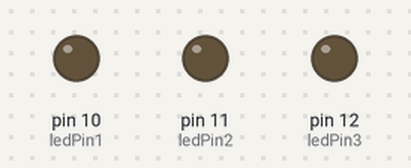
This sketch was run on a simulated Arduino Uno, built with avr-gcc and run on an emulated ATmega328P. On the bench: output pins drawn as LEDs (lit = HIGH).

Above: at 0.05 s.
At 0.4 s:
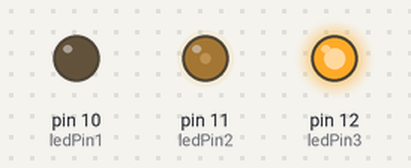
At 0.8 s:
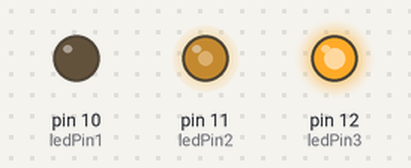
At 1.55 s:
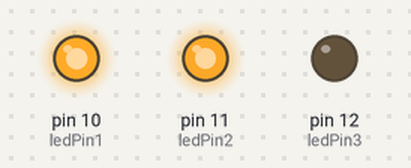
At 2.2 s:
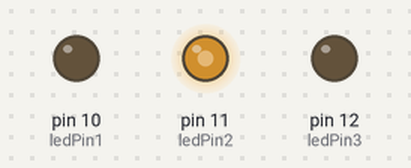
At 3.05 s:
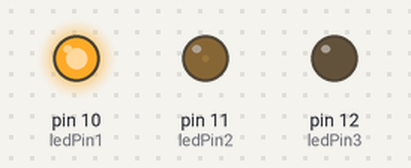
Timing chart, 0 to 7.0 s (numbered marks = the images above):
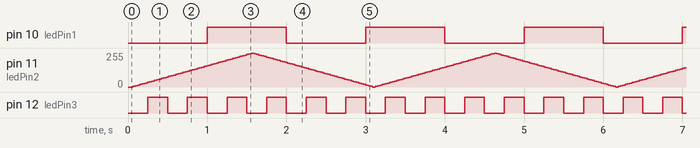

The sketch:

Millis_Es.ino
```cpp
const int ledPin1 = 10;
const int ledPin2 = 11;
const int ledPin3 = 12;

unsigned long previousMillis1 = 0;
unsigned long previousMillis2 = 0;
unsigned long previousMillis3 = 0;

const long interval1 = 1000; // intervallo di 1 secondo
const long interval2 = 30; // intervallo di 30 millisecondi
const long interval3 = 250;  // intervallo di 250 millisecondi

int brightness = 0;
int fadeAmount = 5;

void setup() {
  pinMode(ledPin1, OUTPUT);
  pinMode(ledPin2, OUTPUT);
  pinMode(ledPin3, OUTPUT);
}

void loop() {
  unsigned long currentMillis = millis();

  // Lampeggio del primo LED ogni secondo
  if (currentMillis - previousMillis1 >= interval1) {
    previousMillis1 = currentMillis;
    digitalWrite(ledPin1, !digitalRead(ledPin1));
  }

  // Effetto fade sul secondo LED ogni 30 ms
  if (currentMillis - previousMillis2 >= interval2) {
    previousMillis2 = currentMillis;
    analogWrite(ledPin2, brightness);
    brightness = brightness + fadeAmount;
    if (brightness <= 0 || brightness >= 255) {
      fadeAmount = -fadeAmount;
    }
  }

  // Lampeggio del terzo LED ogni 250 ms
  if (currentMillis - previousMillis3 >= interval3) {
    previousMillis3 = currentMillis;
    digitalWrite(ledPin3, !digitalRead(ledPin3));
  }
}
```

Measured:
- by itself, pin 10 (ledPin1): alternates HIGH for 1.0 s and LOW for 1.0 s
- by itself, pin 12 (ledPin3): alternates HIGH for 0.25 s and LOW for 0.25 s
